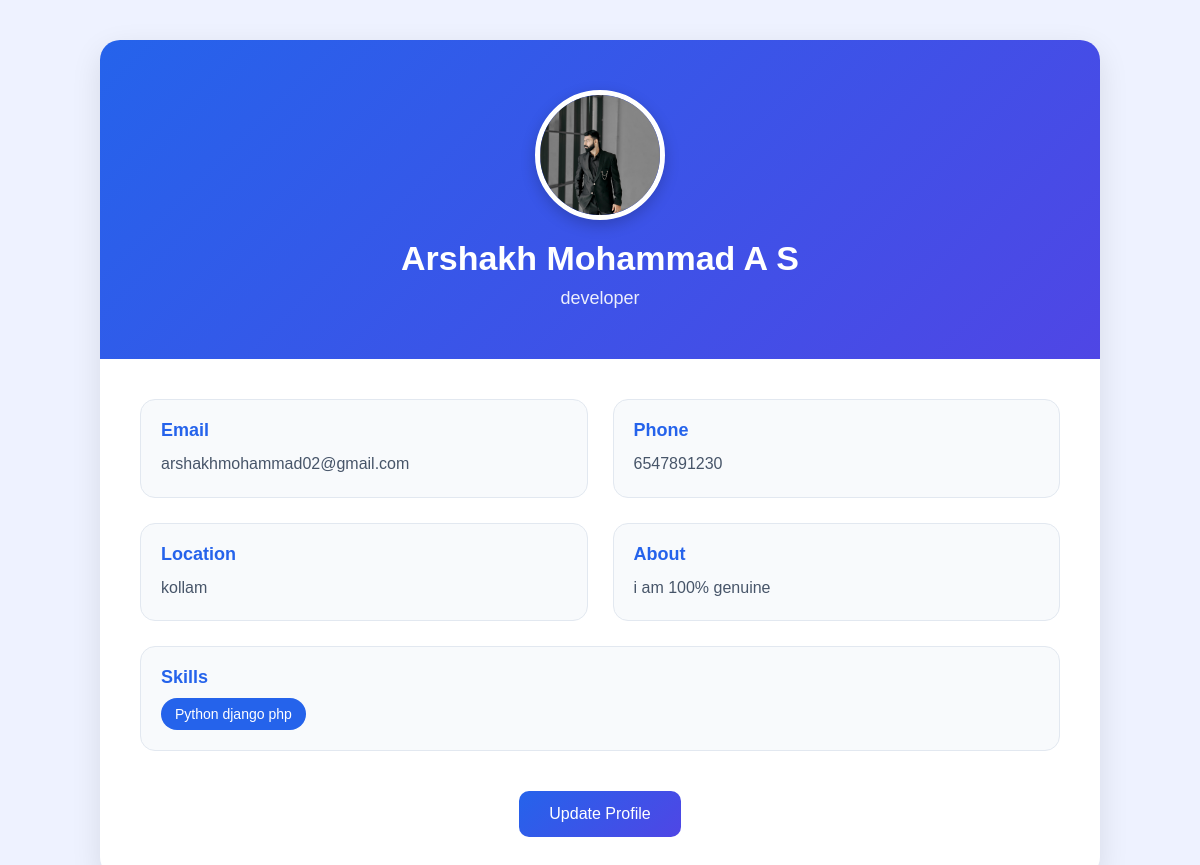
Page /profile/1/ on the committed database.
### app/models.py (models this page shows, shortened)
class Freelancer(models.Model):
    full_name = models.CharField(max_length=200)
    email = models.EmailField(unique=True)
    phone = models.CharField(max_length=20, blank=True, null=True)
    skills = models.CharField(max_length=300)
    location = models.CharField(max_length=200)
    title = models.CharField(max_length=200)
    bio = models.TextField(blank=True, null=True)
    rate = models.DecimalField(max_digits=10, decimal_places=2,default=0)
    is_blocked = models.BooleanField(default=False)
    warning_message = models.TextField(blank=True, null=True)
    profile_image = models.ImageField(
        upload_to='freelancer_profiles/',
        blank=True,
        null=True
    )
    password = models.CharField(max_length=255)
    created_at = models.DateTimeField(auto_now_add=True)
    updated_at = models.DateTimeField(auto_now=True)

### app/views.py (the view, shortened to what this page needs)
# urls.py: path("profile/<int:freelancer_id>/",views.profile,name="profile"),
def profile(request,freelancer_id):
    freelancer = get_object_or_404(Freelancer, id=freelancer_id)
    return render(
        request,
        "profile.html",
        {"freelancer": freelancer}
    )

### app/templates/profile.html (shortened to what this page needs)
<!DOCTYPE html>
<html lang="en">
<head>
</head>
<body>
    <div class="container">
        <div class="header">
            {% if freelancer.profile_image %}
            <img src="{{ freelancer.profile_image.url }}" alt="">
            {% else %}
            <img src="https://i.pravatar.cc/300" alt="">
            {% endif %}
            <h1>{{ freelancer.full_name }}</h1>
            <p>{{ freelancer.title }}</p>
        </div>
        <div class="content">
            <div class="profile-grid">
                <div class="detail-card">
                    <h3>Email</h3>
                    <p>{{ freelancer.email }}</p>
                </div>
                <div class="detail-card">
                    <h3>Phone</h3>
                    <p>{{ freelancer.phone }}</p>
                </div>
                <div class="detail-card">
                    <h3>Location</h3>
                    <p>{{ freelancer.location }}</p>
                </div>
                <div class="detail-card">
                    <h3>About</h3>
                    <p>{{ freelancer.bio }}</p>
                </div>
                <div class="detail-card" style="grid-column:1/-1;">
                    <h3>Skills</h3>
                    <div class="skills">
                        <div class="skill">
                            {{ freelancer.skills }}
                        </div>
                    </div>
                </div>
            </div>
            <div class="btn-container">
                <button class="btn" onclick="showUpdateForm()">
                    Update Profile
                </button>
            </div>
        </div>
    </div>
</body>
</html>

### app/templates/profile.html (style rules this page uses)
* { margin: 0; padding: 0; box-sizing: border-box; font-family: Arial, sans-serif; }
body { background: #eef2ff; padding: 40px; }
.container { max-width: 1000px; margin: auto; background: white; border-radius: 20px; overflow: hidden; box-shadow: 0 10px 30px rgba(0, 0, 0, 0.1); }
.header { background: linear-gradient(135deg, #2563eb, #4f46e5); padding: 50px 30px; text-align: center; color: white; position: relative; }
.header img { width: 130px; height: 130px; border-radius: 50%; border: 5px solid white; object-fit: cover; margin-bottom: 15px; box-shadow: 0 5px 15px rgba(0, 0, 0, 0.2); }
.header h1 { font-size: 34px; margin-bottom: 10px; }
.header p { font-size: 18px; opacity: 0.9; }
.content { padding: 40px; }
.profile-grid { display: grid; grid-template-columns: 1fr 1fr; gap: 25px; }
.detail-card { background: #f8fafc; padding: 20px; border-radius: 15px; transition: 0.3s; border: 1px solid #e2e8f0; }
.detail-card h3 { color: #2563eb; margin-bottom: 10px; font-size: 18px; }
.detail-card p { color: #475569; line-height: 1.6; }
.skills { display: flex; flex-wrap: wrap; gap: 10px; margin-top: 10px; }
.skill { background: #2563eb; color: white; padding: 8px 14px; border-radius: 30px; font-size: 14px; }
.btn-container { text-align: center; margin-top: 40px; }
.btn { background: linear-gradient(135deg, #2563eb, #4f46e5); color: white; border: none; padding: 14px 30px; border-radius: 10px; cursor: pointer; font-size: 16px; transition: 0.3s; }

### rows in the picture
Freelancer: profile_image (picture), full_name "Arshakh Mohammad A S", title "developer", email "arshakhmohammad02@gmail.com", phone "6547891230", location "kollam", bio "i am 100% genuine", skills "Python django php"
